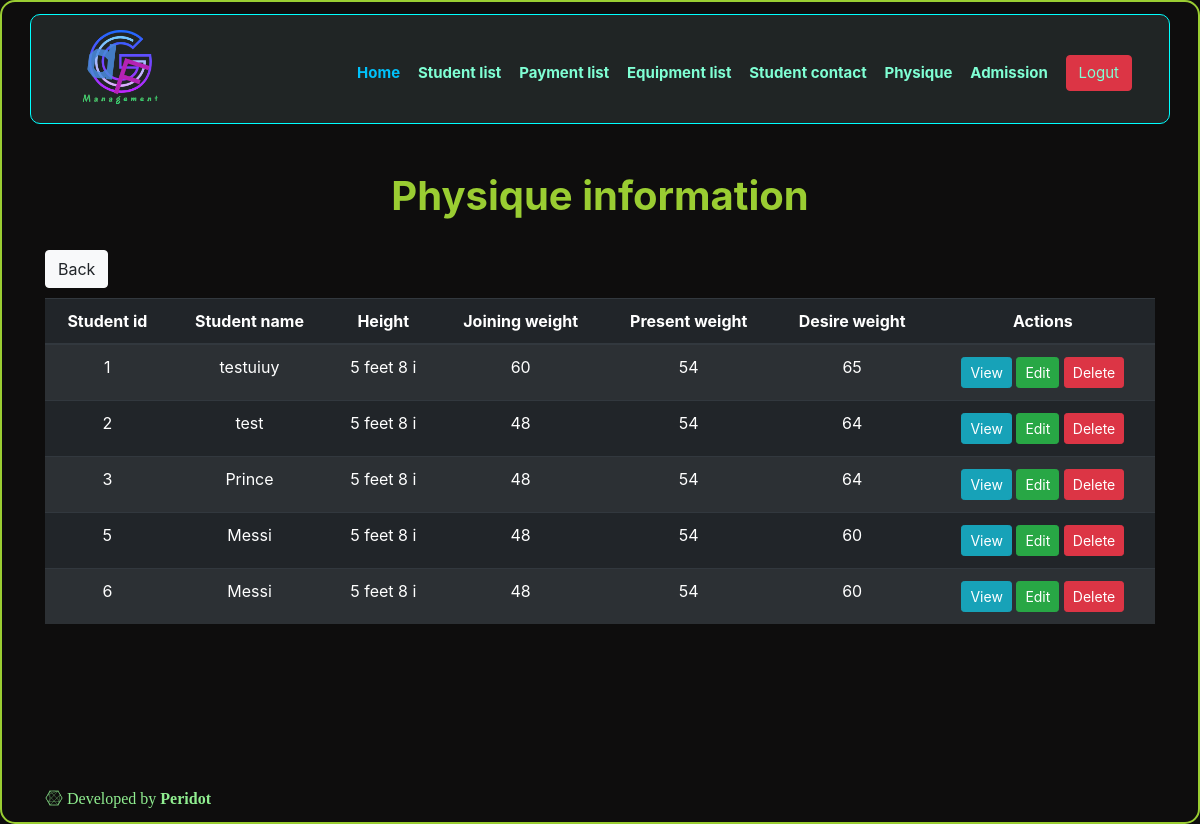
The page /physique_information_view.php (signed in) on the database its author committed.
### tables this page shows
CREATE TABLE `physique_information` (
  `Stu_id` int(15) NOT NULL,
  `Student_name` varchar(30) NOT NULL,
  `Height` varchar(10) NOT NULL,
  `Joining_weight` varchar(15) NOT NULL,
  `Present_weight` varchar(15) NOT NULL,
  `Desire_weight` varchar(15) NOT NULL
);

### physique_information_view.php (the view, shortened to what this page needs)
<?php
$db_host = 'localhost';
$db_user = 'root';
$db_pass = '';
$db_name = 'fdg_database';
$conn = mysqli_connect($db_host, $db_user, $db_pass, $db_name);
$sql = 'SELECT *
		FROM physique_information';
$query = mysqli_query($conn, $sql);
?>
<html>
<head>
    <link rel="stylesheet" href="https://stackpath.bootstrapcdn.com/bootstrap/4.1.3/css/bootstrap.min.css">
    <link rel="stylesheet" href="https://use.fontawesome.com/releases/v5.5.0/css/all.css">
    <link rel="stylesheet" href="css/style.css">
    <link href="https://unpkg.com/aos@2.3.1/dist/aos.css" rel="stylesheet">
</head>
<body class="neon">
    <section>
        <header class="container" style="background-color:#202525">
            <div class="logo">
                <img src="images/fdg.png" alt="Logo">
            </div>
            <nav class="nav_bar">
                <ul>
                    <li class="active"><a href="success.php">Home</a></li>
                    <li><a class="another_active" href="student_information_view.php">Student list</a></li>
                    <li><a href="payment_information_view.php">Payment list</a></li>
                    <li><a href="equipment_information_view.php">Equipment list</a></li>
                    <li><a href="contact_information_view.php">Student contact</a></li>
                    <li><a href="physique_information_view.php">Physique</a></li>
                    <li><a href="admission_form_view.php">Admission</a></li>
                    <li>
                        <a class="btn btn-danger" href="logout.php">Logut</a></li>
                </ul>
            </nav>
        </header>
    </section>
    <section>
        <div class="container" data-aos="flip-up">
            <br>
            <br>
            <h1>Physique information</h1>
            <div class="back">
                <a class="btn btn-light" href="success.php">Back</a>
            </div>
            <br>
            <br>
            <table class="table table-striped table-dark text-center" ,>
                <thead>
                    <tr>
                        <th scope="col">Student id</th>
                        <th scope="col">Student name</th>
                        <th scope="col">Height</th>
                        <th scope="col">Joining weight</th>
                        <th scope="col">Present weight</th>
                        <th scope="col">Desire weight</th>
                        <th scope="col">Actions</th>
                    </tr>
                </thead>
                <tbody>
                    <?php
            while ($row=mysqli_fetch_assoc($query)){
          ?>
                    <tr>
                        <td>
                            <?php echo $row['Stu_id']; ?>
                        </td>
                        <td>
                            <?php echo $row['Student_name']; ?>
                        </td>
                        <td>
                            <?php echo $row['Height']; ?>
                        </td>
                        <td>
                            <?php echo $row['Joining_weight']; ?>
                        </td>
                        <td>
                            <?php echo $row['Present_weight']; ?>
                        </td>
                        <td>
                            <?php echo $row['Desire_weight']; ?>
                        </td>
                        <td>
                            <a class="btn btn-info btn-sm" href="physique_info_indiView.php?Stu_id=<?php echo $row['Stu_id']; ?>">View</a>
                            <a class="btn btn-success btn-sm" href="physique_edit.php?Stu_id=<?php echo $row['Stu_id']; ?>">Edit</a>
                            <a class="btn btn-danger btn-sm" href="physique_delete.php?Stu_id=<?php echo $row['Stu_id']; ?>" onclick="return confirm('Are You sure?')">Delete</a>
                        </td>
                    </tr>
                    <?php } ?>
                </tbody>
            </table>
        </div>
    </section>
    <section class="container">
        <footer>
            <p class="developer">
                <i class="fab fa-connectdevelop"> Developed by <strong>Peridot</strong></i>
            </p>
        </footer>
    </section>
</body>
</html>

### css/style.css (style rules this page uses)
header { height: 110px; background-color: aliceblue; border-radius: 10px; }
.logo > img { width: 155px; margin-top: -15px; position: relative; }
.nav_bar > ul > li { list-style: none; display: inline-block; }
.nav_bar > ul > li > a { text-decoration: none; font-size: 15px; margin-left: -8px; margin-right: 22px; color: aquamarine; }
.nav_bar > ul > .active > a { color: #00c1fb; }
.another_active { color: aquamarine; }
.logo { float: left; position: absolute; font-weight: bolder; font-style: italic; color: aliceblue; }
.nav_bar { float: right; margin-top: 40px; font-weight: 700; }
.developer { color: lightgreen; margin-top: 15%; }
.neon { border-width: 2px; border-style: solid; border-color: #9acd32; border-radius: 15px; }
html { height: 100%; }
body { background-color: #0e0d0d; }
h1 { color: #9acd32; text-align: center; margin-bottom: 30px; font-weight: bold; }
.back { float: left; }
header { background-color: #202525; margin-top: 1%; border-width: 1px; border-style: solid; border-color: aqua; }

### rows shown on the page
physique_information: Stu_id "1", Student_name "testuiuy", Height "5 feet 8 i", Joining_weight "60", Present_weight "54", Desire_weight "65"
physique_information: Stu_id "2", Student_name "test", Height "5 feet 8 i", Joining_weight "48", Present_weight "54", Desire_weight "64"
physique_information: Stu_id "3", Student_name "Prince", Height "5 feet 8 i", Joining_weight "48", Present_weight "54", Desire_weight "64"
physique_information: Stu_id "5", Student_name "Messi", Height "5 feet 8 i", Joining_weight "48", Present_weight "54", Desire_weight "60"
physique_information: Stu_id "6", Student_name "Messi", Height "5 feet 8 i", Joining_weight "48", Present_weight "54", Desire_weight "60"
